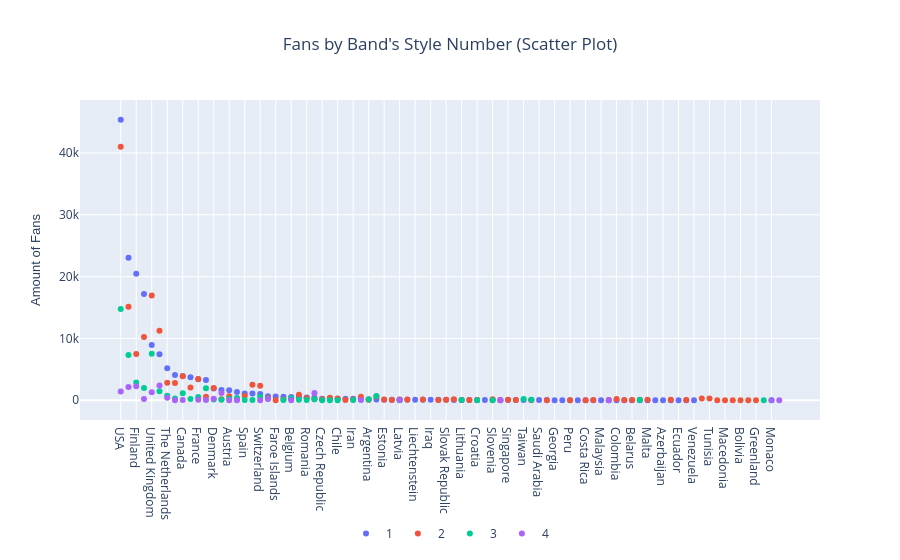

The code cell stored with this chart in its notebook:
### Markdown cell above
## Data
#### Provide a brief description of the chosen dataset and the attributes. If any cleaning or filtering was done, also describe it in this section

No âmbito deste projeto, o dataset escolhido foi sobre bandas metal até 2017. Este dataset contem informação sobre 5000 bandas metal, sendo os atributos de cada uma destas: O nome da banda, o número de fãs da banda, o ano que se formou, o país ou países de origem, o ano que se separaram (caso tenha acontecido) e o estilo ou estilos de metal associados à respetiva banda.

Anteriormente à construção das visualizações, foi necessário ser feito um pré-processamento dos dados e uma filtragem sobre os mesmos. O pré-processamento aplicado concentrou-se na remoção da coluna 'Unnamed: 0' que continha os índices dos dados, a remoção de dados duplicados e na adição de missing data no país ou países de origem de certas bandas, com base em pesquisas. A filtragem foi realizada de forma a usarmos somente os atributos escolhidos para as visualizações sendo estes a origem das bandas, o seu número de fãs e estilos associados, na perspetiva de ser possível visualizar se o país de origem influencia o sucesso da banda tendo em conta o número de estilos que cada banda pratica.

Para facilitar a construção das visualizações dos atributos escolhidos foi realizada uma transformação ao dataframe de modo a que este seja dividido por país (de modo a que as bandas com vários países de formação sejam tomadas em conta) e ainda passar os estilos de variáveis categóricas para numéricas (número de estilos). Para auxiliar nesta operação foi criado manualmente uma lista com todos os países existentes no dataframe.

De modo a facilitar futuras operações de modificação de dataframe criou-se outro.

Um aspeto alterado foi que apenas são consideradas os países com número de fãs superior a 5000 porque, como se pode observar no plot da célula a baixo, existe uma grande dispersão nos dados, o que tornaria as visualizações não percetíveis para os estilos com menos fãs por país. Considera-se assim apenas os países com mais fãs não desfocando do objetivo do trabalho.

Nestes dados é ainda observável que apenas uma pequena percentagem destes é que tem mais do que 4 estilos diferentes, por isso para ser mais fácil de observar substituimos todas as bandas que tinham mais que 4 estilos para 4. Usando depois uma legenda, criada numa nova coluna para que se soubesse que as bandas que têm 4 estilos é 4 ou mais estilos.

### Code cell
# import your dataset in this section (cell)

#--------------- Importações ---------------#

import pandas as pd
import numpy as np
import plotly.graph_objects as go
from plotly.subplots import make_subplots


#------------ Pré-Processamento ------------#

df = pd.read_csv('metal_bands_2017_v2.csv') 

df = df.iloc[50:]
df = df.reset_index()
df = df.drop(['index', 'Unnamed: 0'], axis=1)

df['origin'] = df['origin'].astype(str)
df['fans'] = df['fans'].astype(int)

origin_NA = ['Sweden', 'United Kingdom, Romania', 'Israel', 'Sweden, Norway, Ireland, United Kingdom','Austria, United Kingdom, Germany','United Kingdom','Canada, Germany, Italy, USA', 'United Kingdom, Belgium']

a = np.where(df['origin'] == 'nan')

for i in range(len(a[0])):
    df['origin'][a[0][i]] = origin_NA[i]
    

a = np.where(df['origin'] == 'Korea, South')
df['origin'][a[0][0]] = 'South Korea'


#---------- Filtragem de Variáveis ---------#

location = ['Albania', 'Andorra', 'Argentina', 'Armenia', 'Australia', 'Austria', 'Azerbaijan', 'Bahrain', 'Belarus',
             'Belgium', 'Bolivia', 'Bosnia and Herzegovina', 'Brazil', 'Bulgaria', 'Canada', 'Chile', 'China', 'Colombia',
             'Costa Rica', 'Croatia', 'Cyprus', 'Czech Republic', 'Denmark', 'Ecuador', 'Egypt', 'Estonia', 'Faroe Islands',
             'Finland', 'France', 'Georgia', 'Germany', 'Greece', 'Greenland', 'Hungary', 'Iceland', 'India', 'Indonesia', 
             'Iran', 'Iraq', 'Ireland', 'Israel', 'Italy', 'Japan', 'Jersey', 'Jordan', 'Kyrgyzstan', 'Latvia', 'Lebanon', 
             'Liechtenstein', 'Lithuania', 'Luxembourg', 'Macedonia', 'Malaysia', 'Malta', 'Mexico', 'Moldova', 'Monaco', 
             'New Zealand', 'Norway', 'Peru', 'Poland', 'Portugal', 'Romania', 'Russia', 'Saudi Arabia', 'Serbia', 'Singapore', 
             'Slovak Republic', 'Slovenia', 'South Korea', 'South Africa', 'Spain', 'Sri Lanka', 'Swaziland', 'Sweden', 
             'Switzerland', 'Syria', 'Taiwan', 'The Netherlands', 'Tunisia', 'Turkey', 'UAE', 'USA', 'Ukraine', 
             'United Kingdom', 'Venezuela']

df = df.drop(['band_name','formed', 'split'], axis = 1)

for c in location:
    for i in df[df['origin']==c].index:
        #df.loc[i] = [df['fans'][i], c, len(df['style'][i].split(','))]
        df.loc[i] = [df['fans'][i], c, len(df['style'][i].split(','))]
        

for index, entry in df[df['origin'].str.find(',') != -1].iterrows():
    origins = entry['origin'].split(', ')
    #print(origins)
    for origin in origins:
        df.loc[len(df)] = [entry['fans'], origin, len(entry['style'].split(','))]

df = df.drop(df[df['origin'].str.find(',') != -1].index, axis=0)

df['style'] = df['style'].replace([4, 5, 6], 4)


#-------- Dataframe mais específico --------#

df2 = pd.DataFrame(columns = ['fans', 'origin','style'])

for c in location:
    if sum(df[df['origin']==c]['fans'])>5000:
        for s in range(len(df['style'].unique())):
            df2.loc[len(df2)] = [sum(df[df['style']== s+1][df['origin']==c]['fans']), c, s+1]


#----------- Último Processamento ----------#

df2 = df2.drop(np.where(df2['fans'] == 0)[0])

df2 = df2.sort_values(by=['fans'], ascending=False)

df2 = df2.reset_index()

def map_style(value):
    if value in [1, 2, 3]:
        return str(value)
    else:
        return '4+'

df2['label'] = df2['style'].apply(map_style)

df2 = df2.drop(['index','style'], axis=1)


###############################################################################
#------ Plot que não é completamente interpretável (com todos os dados) ------#
###############################################################################

df3 = pd.DataFrame(columns = ['fans', 'origin','style'])
for c in location:
    for s in df[df['origin']==c]['style'].unique():
        df3.loc[len(df3)] = [sum(df[df['origin']==c][df['style'] == s]['fans']),c,s]
        
data = df3.sort_values(by=['fans'], ascending=False)

fig = go.Figure()


for style in data['style'].unique():
    filtered_data = data[data['style'] == style]
    fig.add_trace(go.Scatter(x=filtered_data['origin'], y=filtered_data['fans'],mode='markers', name=str(style)))

fig.update_layout(title="Fans by Band's Style Number (Scatter Plot)",
                title_x=0.5)

fig.update_yaxes(title_text = "Amount of Fans",
    title_font=dict(family='Helvetica', size=13))

fig.update_layout(legend=dict(
    orientation='h',
    yanchor="bottom",
    y=-0.4,
    xanchor="center",
    x=0.5
)) 

fig.show()

### Figure 1 — Plotly figure (JSON) as saved in the notebook; plotly's stock layout.template omitted (floating-point values rounded to 4 significant figures)
{"data": [{"mode": "markers", "name": "1", "type": "scatter", "x": ["USA", "Sweden", "Finland", "Germany", "United Kingdom", "Norway", "The Netherlands", "Italy", "Canada", "Australia", "France", "Poland", "Denmark", "Brazil", "Austria", "Russia", "Spain", "Greece", "Switzerland", "Japan", "Faroe Islands", "Hungary", "Belgium", "Ireland", "Romania", "Portugal", "Czech Republic", "Iceland", "Chile", "New Zealand", "Iran", "Ukraine", "Argentina", "Israel", "Estonia", "Syria", "Latvia", "Mexico", "Liechtenstein", "Serbia", "Iraq", "Indonesia", "Slovak Republic", "Turkey", "Lithuania", "Egypt", "Croatia", "Kyrgyzstan", "Slovenia", "Lebanon", "Singapore", "Bulgaria", "Taiwan", "Jordan", "Saudi Arabia", "Bosnia and Herzegovina", "Georgia", "Bahrain", "Peru", "Moldova", "Costa Rica", "South Africa", "Malaysia", "Cyprus", "Colombia", "China", "Belarus", "India", "Malta", "Armenia", "Azerbaijan", "UAE", "Ecuador", "Luxembourg", "Venezuela"], "y": [45381, 23063, 20482, 17206, 8947, 7440, 5167, 4094, 3929, 3713, 3402, 3284, 1911, 1671, 1606, 1345, 1102, 1099, 998, 660, 599, 572, 541, 454, 428, 391, 260, 252, 241, 235, 232, 157, 157, 105, 94, 94, 85, 75, 74, 73, 70, 69, 66, 59, 58, 58, 44, 41, 40, 39, 38, 37, 33, 28, 26, 24, 20, 19, 18, 18, 18, 17, 16, 12, 11, 10, 9, 5, 5, 4, 4, 3, 3, 2, 1]}, {"mode": "markers", "name": "2", "type": "scatter", "x": ["USA", "United Kingdom", "Sweden", "Norway", "Germany", "Finland", "Canada", "France", "The Netherlands", "Italy", "Greece", "Switzerland", "Australia", "Denmark", "Ireland", "Spain", "Austria", "Israel", "Poland", "Ukraine", "Iceland", "Japan", "Romania", "Chile", "Andorra", "Tunisia", "Belgium", "Russia", "Colombia", "Slovenia", "Brazil", "Turkey", "Czech Republic", "Portugal", "Estonia", "Hungary", "Mexico", "Iran", "Serbia", "Latvia", "India", "Malta", "UAE", "Argentina", "Slovak Republic", "Singapore", "China", "Lithuania", "Syria", "Croatia", "New Zealand", "Indonesia", "Luxembourg", "Bulgaria", "Egypt", "Belarus", "Cyprus", "Jordan", "South Africa", "Faroe Islands", "South Korea", "Bosnia and Herzegovina", "Macedonia", "Costa Rica", "Lebanon", "Sri Lanka", "Bolivia", "Swaziland", "Peru", "Greenland"], "y": [41014, 16953, 15123, 11228, 10236, 7479, 3872, 3419, 2835, 2783, 2525, 2347, 2055, 1964, 872, 698, 644, 601, 558, 557, 395, 371, 305, 284, 279, 275, 226, 193, 184, 161, 160, 158, 154, 151, 141, 129, 112, 111, 109, 108, 97, 91, 79, 77, 64, 62, 56, 48, 44, 43, 34, 34, 31, 28, 28, 23, 22, 21, 21, 19, 17, 16, 11, 8, 8, 6, 5, 2, 2, 0]}, {"mode": "markers", "name": "3", "type": "scatter", "x": ["USA", "United Kingdom", "Sweden", "Finland", "Germany", "Poland", "Norway", "Canada", "The Netherlands", "Israel", "France", "Switzerland", "Russia", "Belgium", "Italy", "Japan", "Austria", "Australia", "Taiwan", "Portugal", "Denmark", "Argentina", "Jordan", "Brazil", "Ireland", "Romania", "Greece", "Hungary", "India", "Iran", "Spain", "Lithuania", "Chile", "Slovenia", "Iceland", "Czech Republic", "Latvia", "Croatia", "Albania", "Monaco"], "y": [14762, 7508, 7323, 2872, 1976, 1943, 1451, 1126, 715, 688, 538, 518, 350, 322, 289, 258, 254, 188, 183, 173, 133, 115, 101, 80, 67, 56, 51, 43, 43, 35, 35, 28, 19, 14, 10, 10, 6, 5, 2, 2]}, {"mode": "markers", "name": "4", "type": "scatter", "x": ["Norway", "Finland", "Sweden", "USA", "United Kingdom", "Brazil", "Portugal", "The Netherlands", "Denmark", "Japan", "Germany", "France", "Canada", "Ukraine", "Poland", "Latvia", "Italy", "Belgium", "Switzerland", "Austria", "Monaco", "Lebanon", "Russia", "Jersey", "Cyprus"], "y": [2378, 2280, 2151, 1415, 1279, 1185, 1173, 409, 245, 215, 193, 82, 36, 30, 22, 22, 17, 14, 12, 10, 10, 10, 7, 2, 2]}], "layout": {"legend": {"orientation": "h", "x": 0.5, "xanchor": "center", "y": -0.4, "yanchor": "bottom"}, "title": {"text": "Fans by Band's Style Number (Scatter Plot)", "x": 0.5}, "yaxis": {"title": {"font": {"family": "Helvetica", "size": 13}, "text": "Amount of Fans"}}}}
